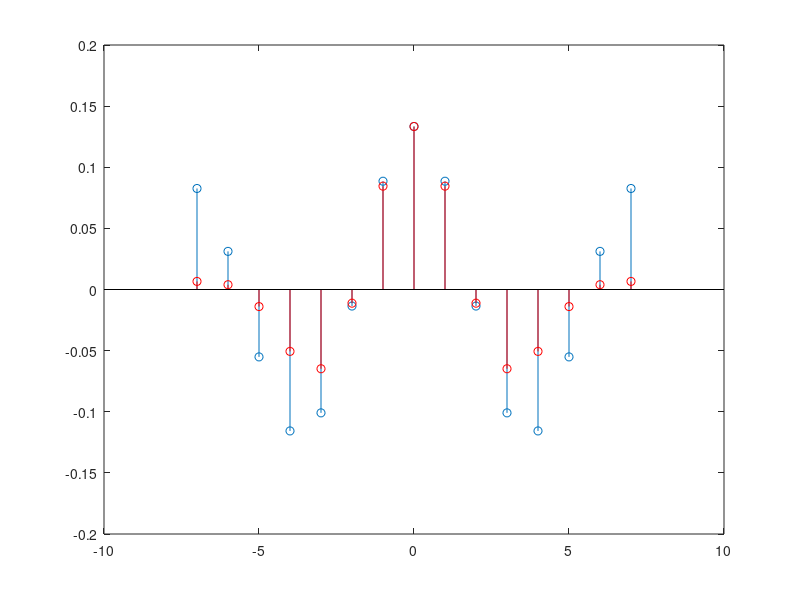

Source code (MATLAB):
%% Test3
 clear all
 close all
 clc
%Zadanie 1
%Filtr pasmowoprzepustowy
N=7;
wgr1=pi/5;
wgr2=pi/3;

%czesc ujemna 
n=-N:(-1);
h_bp_u=(sin(wgr2*n)-sin(wgr1*n))./(pi*n);
%czesc zerowa
n=0;
h_bp_o=(wgr2-wgr1)/pi;
%czesc dodatnia
n=1:N;
h_bp_d=(sin(wgr2*n)-sin(wgr1*n))./(pi*n);

hbp=[h_bp_u, h_bp_o, h_bp_d];

stem(-N:N, hbp)
hold on
w=hamming(2*N+1);
hBPw=hbp'.*w;
stem(-N:N,hBPw,'r')
wynik=sum(hBPw(1:11))

% 
% n=[-7:7]
% wg1 = pi/7;
% H1 = abs(sum(hbp.*exp(-j*wg1*n)))


%Zadanie 2
format long
h = [1 -1 2 2];
n = 0:length(h)-1;
f=300;
fp=1200;
wg2 = 2*pi*f;
H2 = abs(sum(h.*exp(-j*wg2*n/fp)))
